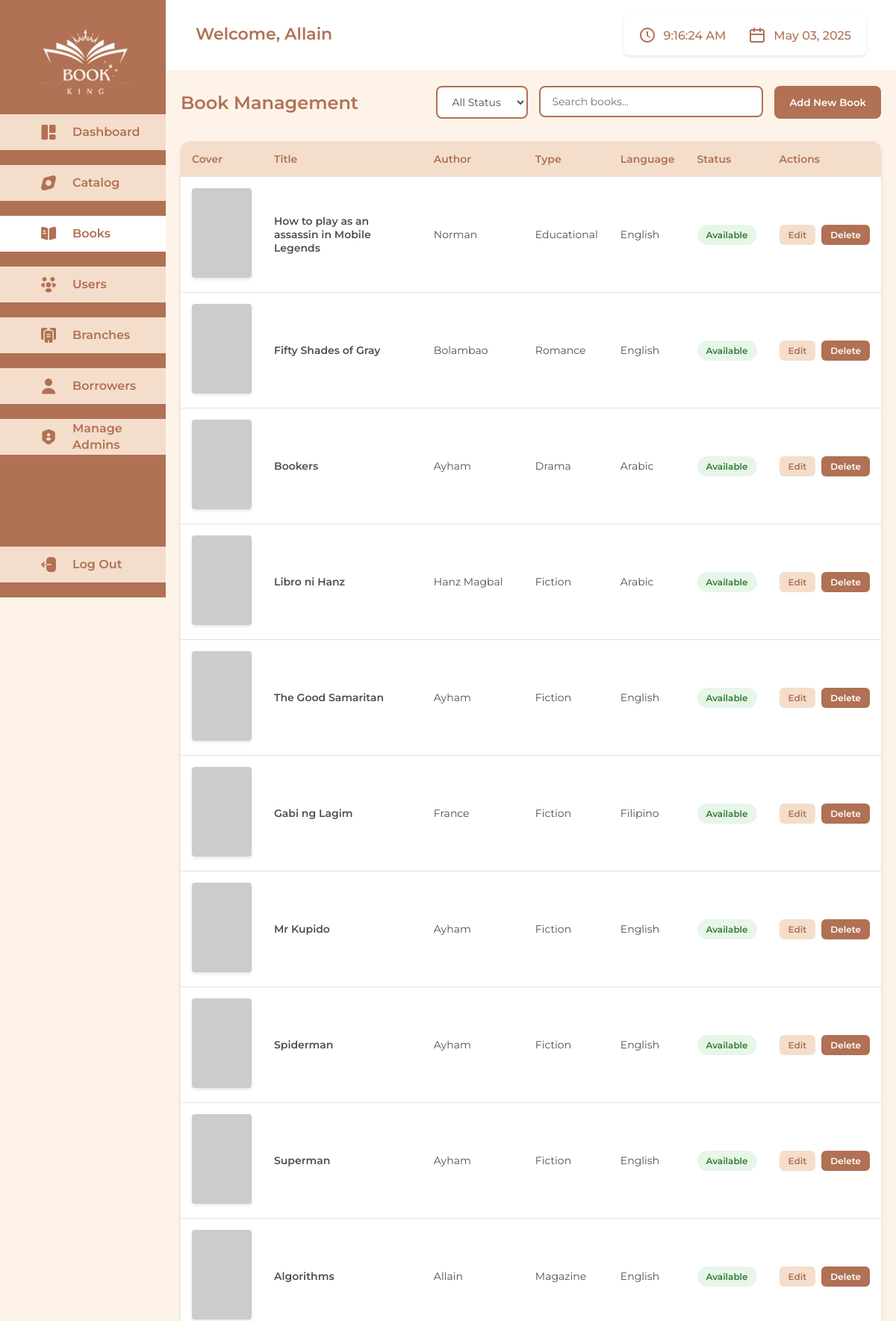
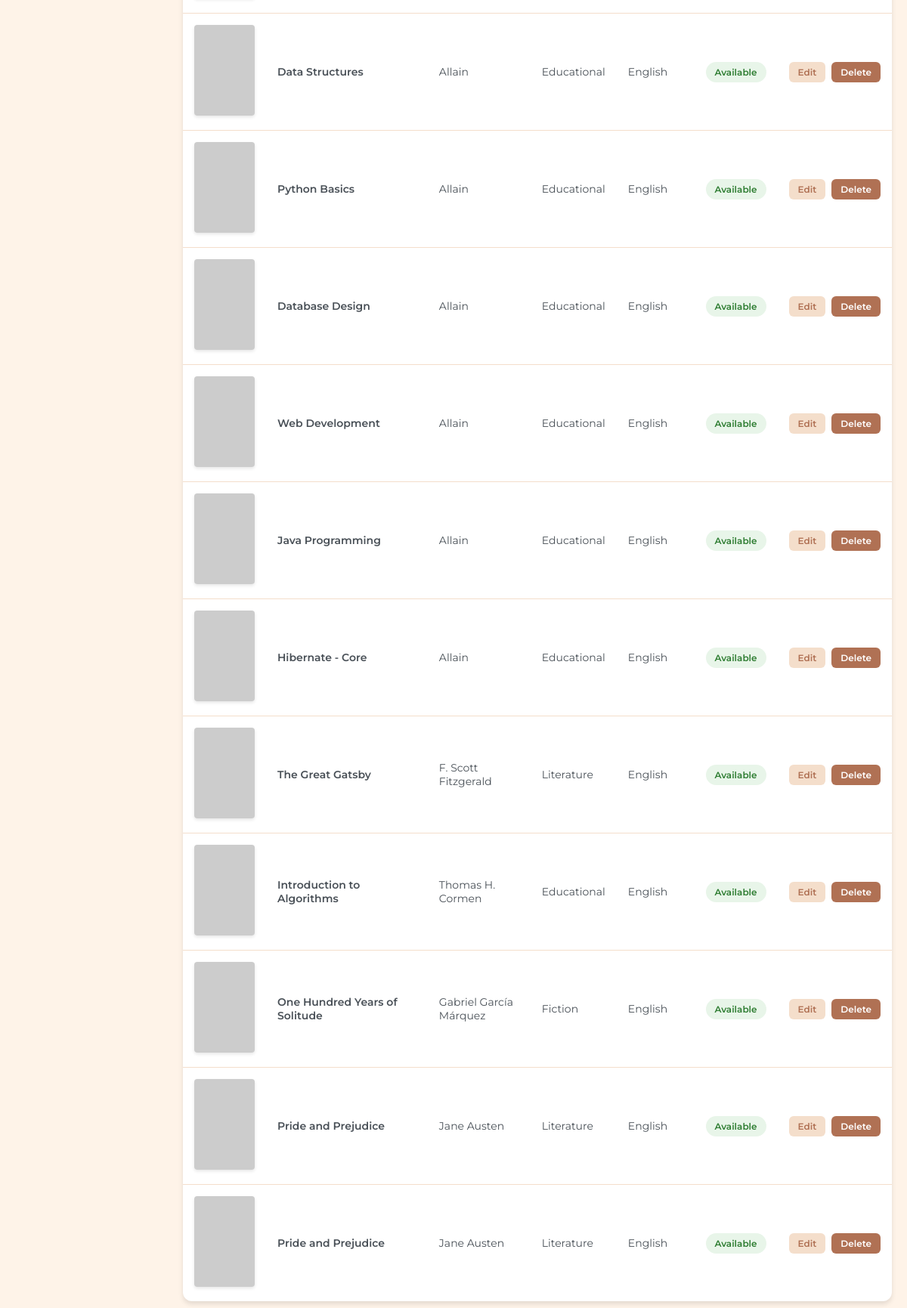
Screenshot of /admin/book-management.php (signed in) with the database file from the repository (2 pictures, top to bottom).
### tables this page shows
CREATE TABLE `books` (
  `book_id` int(11) NOT NULL,
  `title` varchar(255) NOT NULL,
  `author` varchar(100) NOT NULL,
  `language` varchar(50) NOT NULL,
  `type` varchar(50) NOT NULL,
  `created_at` timestamp NOT NULL DEFAULT current_timestamp(),
  `availability` varchar(20) DEFAULT 'Available',
  `cover_image_url` TEXT
);

### admin/book-management.php (the view, shortened to what this page needs)
<?php
$adminFirstName = $_SESSION['admin_first_name'] ?? 'Admin';
$adminLastName = $_SESSION['admin_last_name'] ?? '';
$pdo = require '../database/db_connection.php';
try {
    $stmt = $pdo->query('
        SELECT b.*,
            (SELECT COUNT(*) FROM borrowed_books bb
             WHERE bb.book_id = b.book_id AND bb.return_date IS NULL) as is_borrowed
        FROM books b
        ORDER BY b.book_id DESC
    ');
    $books = $stmt->fetchAll(PDO::FETCH_ASSOC);
} catch (PDOException $e) {
    error_log("Error: " . $e->getMessage());
    $books = [];
}
?>
<!DOCTYPE html>
<html lang="en">
<head>
    <link rel="stylesheet" href="../assets/css/admin-dashboard.css">
    <link rel="stylesheet" href="../assets/css/book-management-2.css">
</head>
<body>
    <div class="sidebar">
        <div class="logo">
            <img src="../images/logo.png" alt="Book King Logo">
        </div>
        <div class="nav-group">
            <a href="../admin/admin-dashboard.php" class="nav-item">
                <div class="icon">
                    <img src="../images/element-2 2.svg" alt="Dashboard" width="24" height="24">
                </div>
                <div class="text">Dashboard</div>
            </a>
            <a href="../admin/catalog.php" class="nav-item">
                <div class="icon">
                    <img src="../images/Vector.svg" alt="Catalog" width="20" height="20">
                </div>
                <div class="text">Catalog</div>
            </a>
            <a href="../admin/book-management.php" class="nav-item active">
                <div class="icon">
                    <img src="../images/book.png" alt="Books" width="24" height="24">
                </div>
                <div class="text">Books</div>
            </a>
            <a href="../admin/user-management.php" class="nav-item">
                <div class="icon">
                    <img src="../images/people 3.png" alt="Users" width="24" height="24">
                </div>
                <div class="text">Users</div>
            </a>
            <a href="../admin/branch-management.php" class="nav-item">
                <div class="icon">
                    <img src="../images/buildings-2 1.png" alt="Branches" width="24" height="24">
                </div>
                <div class="text">Branches</div>
            </a>
            <a href="../admin/borrowers-management.php" class="nav-item">
                <div class="icon">
                    <img src="../images/user.png" alt="Borrowers" width="24" height="24">
                </div>
                <div class="text">Borrowers</div>
            </a>
            <a href="../admin/admin-manage.php" class="nav-item">
                <div class="icon">
                    <img src="../images/security-user 1.png" alt="Manage Admins" width="24" height="24">
                </div>
                <div class="text">Manage Admins</div>
            </a>
        </div>
        <a href="../admin/admin-logout.php" class="nav-item logout">
            <div class="icon">
                <img src="../images/logout 3.png" alt="Log Out" width="24" height="24">
            </div>
            <div class="text">Log Out</div>
        </a>
    </div>
    <div class="content">
        <div class="header">
            <div class="admin-profile">
                <div class="admin-info">
                    <span class="admin-name-1">Welcome, <?= htmlspecialchars($adminFirstName . ' ' . $adminLastName) ?></span>
                </div>
            </div>
            <div class="datetime-display">
                <div class="time-section">
                    <svg class="time-icon" xmlns="http://www.w3.org/2000/svg" viewBox="0 0 24 24">
                        <path fill="#B07154" d="M12 2C6.486 2 2 6.486 2 12s4.486 10 10 10 10-4.486 10-10S17.514 2 12 2zm0 18c-4.411 0-8-3.589-8-8s3.59-8 8-8 8 3.589 8 8-3.589 8-8 8z" />
                        <path fill="#B07154" d="M13 7h-2v6l4.5 2.7.7-1.2-3.2-1.9z" />
                    </svg>
                    <span class="time-display">--:--:-- --</span>
                </div>
                <div class="date-section">
                    <span class="date-display">--- --, ----</span>
                </div>
            </div>
        </div>
        <div class="book-management-container">
            <div class="controls-header">
                <h1 class="page-title">Book Management</h1>
                <div class="controls-container">
                    <div class="filter-group">
                        <select class="filter-select" id="statusFilter">
                            <option value="">All Status</option>
                        </select>
                    </div>
                    <div class="search-box">
                        <input type="text" class="search-input" id="searchInput" placeholder="Search books...">
                    </div>
                    <button class="add-book-btn" onclick="location.href='add-book.php'">Add New Book</button>
                </div>
            </div>
            <div class="books-table">
                <table>
                    <thead>
                        <tr>
                            <th>Cover</th>
                            <th>Title</th>
                            <th>Author</th>
                            <th>Type</th>
                            <th>Language</th>
                            <th>Status</th>
                            <th>Actions</th>
                        </tr>
                    </thead>
                    <tbody>
                        <?php foreach ($books as $book): ?>
                            <tr>
                                <td>
                                    <img src="<?= htmlspecialchars($book['cover_image_url'] ?? '../images/default-book-cover.jpg') ?>"
                                        alt="<?= htmlspecialchars($book['title']) ?>"
                                        class="book-cover">
                                </td>
                                <td class="book-title"><?= htmlspecialchars($book['title']) ?></td>
                                <td><?= htmlspecialchars($book['author']) ?></td>
                                <td><?= htmlspecialchars($book['type']) ?></td>
                                <td><?= htmlspecialchars($book['language']) ?></td>
                                <td>
                                    <span class="status-badge <?= $book['is_borrowed'] ? 'status-borrowed' : 'status-available' ?>">
                                        <?= $book['is_borrowed'] ? 'Borrowed' : 'Available' ?>
                                    </span>
                                </td>
                                <td>
                                    <div class="action-buttons">
                                        <button class="action-btn edit-btn" onclick="editBook(<?= $book['book_id'] ?>)">Edit</button>
                                        <button class="action-btn delete-btn" onclick="deleteBook(<?= $book['book_id'] ?>)">Delete</button>
                                    </div>
                                </td>
                            </tr>
                        <?php endforeach; ?>
                    </tbody>
                </table>
            </div>
        </div>
    </div>
</body>
</html>

### assets/css/admin-dashboard.css (style rules this page uses)
* { margin: 0; padding: 0; box-sizing: border-box; }
body { font-family: 'Montserrat', sans-serif; background-color: #FEF3E8; }
.sidebar { width: 222px; height: 100vh; background: #B07154; position: fixed; left: 0; top: 0; z-index: 100; display: flex; flex-direction: column; }
.logo { padding: 20px; display: flex; justify-content: center; align-items: center; }
.logo img { width: 150px; height: auto; object-fit: contain; }
.nav-group { display: flex; flex-direction: column; gap: 20px; }
.nav-item { display: flex; align-items: center; padding: 12px; text-decoration: none; color: #B07154; font-family: 'Montserrat', sans-serif; font-size: 16px; font-weight: 600; line-height: 22.4px; background: #F4DECB; height: 48px; position: relative; overflow: hidden; transition: all 0.3s ease; }
.nav-item.active { background: white; }
.nav-item .icon { width: 24px; height: 24px; margin-left: 41px; margin-right: 20px; display: flex; align-items: center; justify-content: center; }
.nav-item .text { color: #B07154; font-family: 'Montserrat', sans-serif; font-size: 16px; font-weight: 600; line-height: 22.4px; }
.nav-item:last-child { margin-top: auto; margin-bottom: 20px; }
.content { margin-left: 222px; background: #FEF3E8; min-height: 100vh; }
.header { background: white; padding: 15px 20px; display: flex; justify-content: space-between; align-items: center; border-bottom: 1px solid rgba(176, 113, 84, 0.1); }
.admin-profile { display: flex; align-items: center; gap: 10px; position: relative; z-index: 1; }
.admin-info { display: flex; flex-direction: column; justify-content: center; position: relative; }
.datetime-display { display: flex; align-items: center; gap: 20px; padding: 15px 20px; background: #ffffff; border-radius: 8px; box-shadow: 0 2px 4px rgba(0, 0, 0, 0.1); }
.time-display { font-size: 24px; font-weight: 600; color: #2c3e50; }
.date-display { font-size: 16px; color: #7f8c8d; }
.book-title { color: #8B5B43; font-size: 14px; font-weight: 500; margin-top: 2px; }
.sidebar, .content, .mobile-menu-btn span { transition: all 0.3s ease; }
.controls-header { display: flex; justify-content: space-between; align-items: center; margin-bottom: 30px; flex-wrap: wrap; gap: 20px; }
.page-title { color: #B07154; font-size: 24px; font-weight: 600; }
.controls-container { display: flex; gap: 15px; flex-wrap: wrap; }
.search-box { position: relative; }
.search-input { width: 300px; padding: 10px 15px; border: 2px solid #B07154; border-radius: 8px; font-family: 'Montserrat', sans-serif; font-size: 14px; }
.status-badge { display: inline-block; padding: 4px 8px; border-radius: 4px; font-size: 12px; font-weight: 600; }
.action-buttons { display: flex; gap: 8px; }
.action-btn { padding: 6px 12px; border: none; border-radius: 6px; font-family: 'Montserrat', sans-serif; font-weight: 600; font-size: 12px; cursor: pointer; transition: background-color 0.3s; }
.edit-btn { background: #F4DECB; color: #B07154; }
.delete-btn { background: #FFE5E5; color: #FF4D4D; }

### rows the page displays
books: title "How to play as an assassin in Mobile Legends", author "Norman", type "Educational", language "English"
books: title "Fifty Shades of Gray", author "Bolambao", type "Romance", language "English"
books: title "Bookers", author "Ayham", type "Drama", language "Arabic"
books: title "Libro ni Hanz", author "Hanz Magbal", type "Fiction", language "Arabic"
books: title "The Good Samaritan", author "Ayham", type "Fiction", language "English"
books: title "Gabi ng Lagim", author "France", type "Fiction", language "Filipino"
books: title "Mr Kupido", author "Ayham", type "Fiction", language "English"
books: title "Spiderman", author "Ayham", type "Fiction", language "English"
books: title "Superman", author "Ayham", type "Fiction", language "English"
books: title "Algorithms", author "Allain", type "Magazine", language "English"
books: title "Data Structures", author "Allain", type "Educational", language "English"
books: title "Python Basics", author "Allain", type "Educational", language "English"
books: title "Database Design", author "Allain", type "Educational", language "English"
books: title "Web Development", author "Allain", type "Educational", language "English"
books: title "Java Programming", author "Allain", type "Educational", language "English"
books: title "Hibernate - Core", author "Allain", type "Educational", language "English"
books: title "The Great Gatsby", author "F. Scott Fitzgerald", type "Literature", language "English"
books: title "Introduction to Algorithms", author "Thomas H. Cormen", type "Educational", language "English"
books: title "One Hundred Years of Solitude", author "Gabriel García Márquez", type "Fiction", language "English"
books: title "Pride and Prejudice", author "Jane Austen", type "Literature", language "English"

### other values shown
$adminFirstName . ' ' . $adminLastName "Allain"
